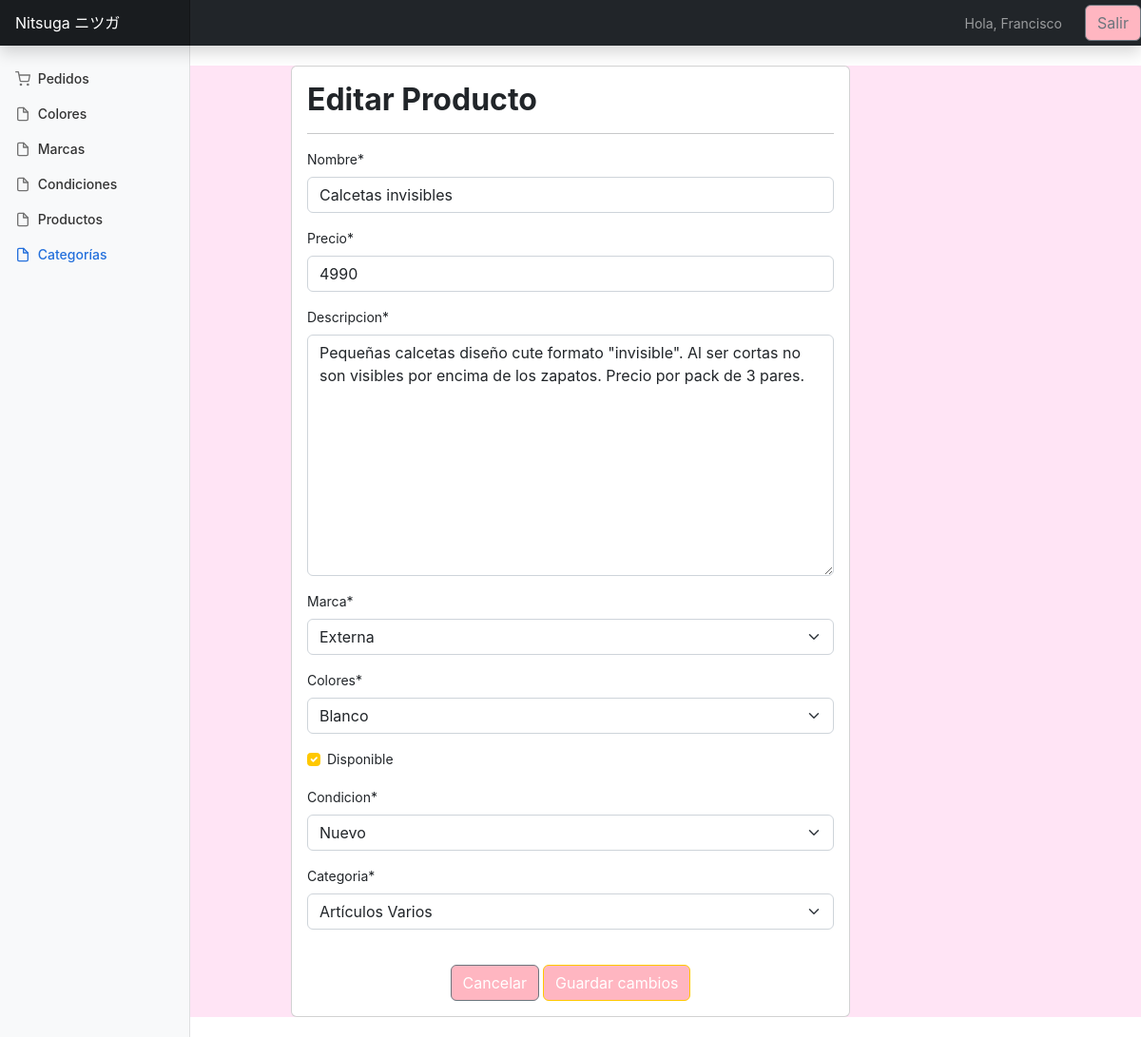
The app's page /editar_producto/7/ (signed in) with its own data.
### app/models.py (models this page shows, shortened)
class Producto(models.Model):
    nombre = models.CharField(max_length=50)
    precio = models.IntegerField()
    descripcion = models.TextField()
    marca = models.ForeignKey(Marca, default="None", on_delete=models.PROTECT)
    colores = models.ForeignKey(Colores, default="None", on_delete=models.PROTECT)
    disponible = models.BooleanField()
    condicion = models.ForeignKey(Condicion, default="None", on_delete=models.PROTECT)
    categoria = models.ForeignKey(Categoria, default="None", on_delete=models.PROTECT)

class Marca(models.Model):
    nombre = models.CharField(max_length=50)
    disponible = models.BooleanField()
    def __str__(self):
        return self.nombre

class Colores(models.Model):
    nombre = models.CharField(max_length=50)
    disponible = models.BooleanField()
    def __str__(self):
        return self.nombre

### app/views.py (the view, shortened to what this page needs)
# urls.py: path('editar_producto/<id>/', editar_producto, name='editar_producto'),
@login_required
def editar_producto(request, id):
    productos = get_object_or_404(Producto, id=id)
    data = {
        'form': ProductoForm(instance=productos)
    }
    return render(request, 'app/producto/editar.html', data)

### app/forms.py
class ProductoForm(forms.ModelForm):
    class Meta:
        model = Producto
        fields = '__all__'

### app/models.py (called while the page is built)
    def __str__(self):
        return self.nombre

    def __str__(self):
        return self.nombre

### app/templates/app/producto/editar.html (shortened to what this page needs)
{% extends 'app/gestion/base.html' %}
{% block contenido %}
{% load crispy_forms_tags %}
{% load static %}
<br>
<div class="row" style="background-color: #ffe4f5;">
    <div class="col-12 col-md-6 offset-md-3">
        <div class="card">
            <div class="card-body">
                <h2>Editar Producto</h2>
                <hr>
                <form action="" method="post">
                    {{ form | crispy }}
                    <br>
                    <div class="d-flex justify-content-center">
                        <a class="btn btn-secondary" href="{% url 'app:listar_producto' %}">Cancelar</a>
                        <input type="submit" value="Guardar cambios" class="btn btn-primary">
                    </div>
                </form>
            </div>
        </div>
    </div>
</div>
{% endblock %}

### app/templates/app/gestion/base.html (shortened to what this page needs)
{% load static %}
<!doctype html>
<html lang="en">
<head>
  <link rel="stylesheet" href="{% static 'app/css/styles.css' %}">
  <link rel="stylesheet" href="{% static 'app/css/dashboard.css' %}">
</head>
<body>
  <header class="navbar navbar-dark sticky-top bg-dark flex-md-nowrap p-0 shadow">
    <a class="navbar-brand col-md-3 col-lg-2 me-0 px-3" href="{% url 'gestion_home' %}">Nitsuga ニツガ</a>
    <div class="navbar-nav">
      <div class="nav-item text-nowrap d-flex align-items-center">
        <span class="nav-link px-3">Hola, {{ user.username }}</span>
        <form action="{% url 'logout' %}" method="post" class="ms-2">
          <button type="submit" class="btn btn-outline-secondary">Salir</button>
        </form>
      </div>
    </div>
  </header>
  <div class="container-fluid">
    <div class="row">
      <nav id="sidebarMenu" class="col-md-3 col-lg-2 d-md-block bg-light sidebar collapse">
        <div class="position-sticky pt-3">
          <ul class="nav flex-column">
            <li class="nav-item">
              <a class="nav-link" aria-current="page" href="{% url 'gestion_home' %}">
                <span data-feather="shopping-cart"></span>
                Pedidos
              </a>
            </li>
            <li class="nav-item">
              <a class="nav-link" href="{% url 'app:listar_color' %}">
                <span data-feather="file"></span>
                Colores
              </a>
            </li>
            <li class="nav-item">
              <a class="nav-link" href="{% url 'app:listar_marca' %}">
                <span data-feather="file"></span>
                Marcas
              </a>
            </li>
            <li class="nav-item">
              <a class="nav-link" href="{% url 'app:listar_condicion' %}">
                <span data-feather="file"></span>
                Condiciones
              </a>
            </li>
            <li class="nav-item">
              <a class="nav-link" href="{% url 'app:listar_producto' %}">
                <span data-feather="file"></span>
                Productos
              </a>
            </li>
            <li class="nav-item">
              <a class="nav-link active" href="{% url 'app:listar_categoria' %}">
                <span data-feather="file"></span>
                Categorías
              </a>
            </li>
          </ul>
        </div>
      </nav>
    </div>
  </div>
    {% block contenido %}
    {% endblock %}
</body>
</html>

### app/static/app/css/dashboard.css (style rules this page uses)
body { font-size: .875rem; }
.feather { width: 16px; height: 16px; vertical-align: text-bottom; }
.sidebar { position: fixed; top: 0; bottom: 0; left: 0; z-index: 100; padding: 48px 0 0; box-shadow: inset -1px 0 0 rgba(0, 0, 0, .1); }
.sidebar .nav-link { font-weight: 500; color: #333; }
.sidebar .nav-link .feather { margin-right: 4px; color: #727272; }
.sidebar .nav-link.active { color: #2470dc; }
.sidebar .nav-link:hover .feather, .sidebar .nav-link.active .feather { color: inherit; }
.navbar-brand { padding-top: .75rem; padding-bottom: .75rem; font-size: 1rem; background-color: rgba(0, 0, 0, .25); box-shadow: inset -1px 0 0 rgba(0, 0, 0, .25); }

### records on screen
Producto: nombre "Calcetas invisibles", precio "4990", descripcion "Pequeñas calcetas diseño cute formato \"invisible\". Al ser cortas no son visibles por encima de los zapatos. Precio por pack de 3 pares.", marca "Externa", colores "Blanco", disponible "☑", condicion "Nuevo", categoria "Artículos Varios"

### other values on screen
{{ user.username }} "Francisco"
